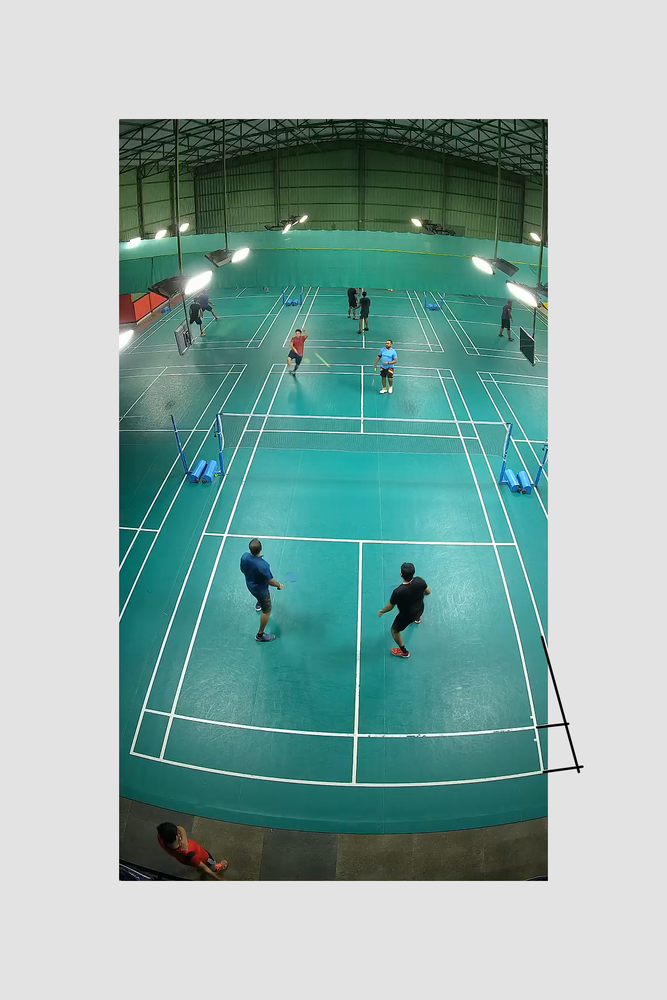
#> input picture ShuttleLocation/frame_1.png, 667 x 1000 px, shrunk from 1120 x 1680 before the run
$ jupyter execute select_points.ipynb   (shell and % lines are left out)
#> lines starting #> are read from the running program, lines starting #| are printed output that depends on the picture
### ShuttleLocation/utils.py
# import libraries
import matplotlib.pyplot as plt
import numpy as np
import cv2
import camera

def display_image_with_points(img, points):
    """
    Displays an image with points superimposed on it.

    :param image: the image
    :type :numpy array
    :param points: the list of points
    :type :list of lists [[x1, y1], [x2, y2], ...]
    """
    # plot the image and the points
    plt.figure(figsize=(20,20))
    N = len(points)
    colors = np.random.rand(N)
    plt.scatter(points[:, 0], points[:, 1], c=colors, s=100)
    plt.imshow(img)
    plt.show()


# function to do the interactive clicking and saving
def interactive_clicking_and_saving(image, image_points):
    """
    Displays an image and allows the user to click on it to save the points.

    :param image: the image
    :type :numpy array
    """
    cv2.namedWindow("image", cv2.WINDOW_NORMAL)
    # define the mouse click event handler
    # [5 lines left out: function click_event, not called in this run]

    # display the image

    cv2.imshow("image", image)
    cv2.setMouseCallback("image", click_event)

    # Wait for the user to close the window
    cv2.waitKey(0)

    cv2.destroyAllWindows()

    # return the points
    return np.array(image_points, dtype=np.float32).reshape(-1, 2)

# [64 lines left out: functions triangulate, visualize_triangulated_points, not called in this run]

### ShuttleLocation/select_points.ipynb
[cell 1]
# import libraries
import cv2
import utils
import numpy as np

# imgpath = 'topdown1.png'
imgpath = 'frame_1.png'
image = cv2.imread(imgpath)
#> image is the input picture: shape (1000, 667, 3); mean B, G, R 173, 177.6, 148

[cell 2]
# Interactive window to collect points from the image
image_points = []
image_points = utils.interactive_clicking_and_saving(image, image_points)
#> image_points = empty array

[cell 3]
utils.display_image_with_points(image, image_points)
#> in display_image_with_points, `N = len(points)`: N = 0
#> in display_image_with_points, `colors = np.random.rand(N)`: colors = empty array
#> in display_image_with_points, `plt.show()`:
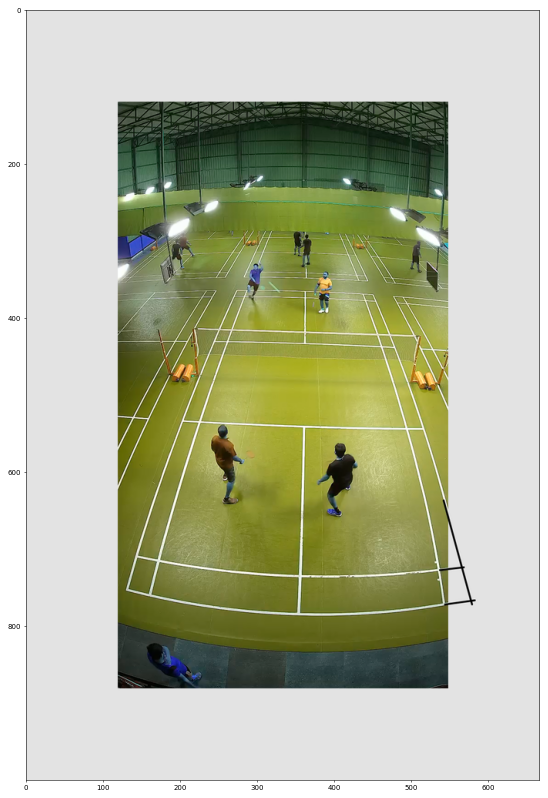
#> figure drawn by matplotlib, 1 panel; B, G, R data is drawn as R, G, B

[cell 4]
# Save the points to a file
np.savetxt(f'{imgpath[:-4]}_image_points.txt', image_points)


$ run again, with ShuttleLocation/frame1.png copied over ShuttleLocation/frame_1.png
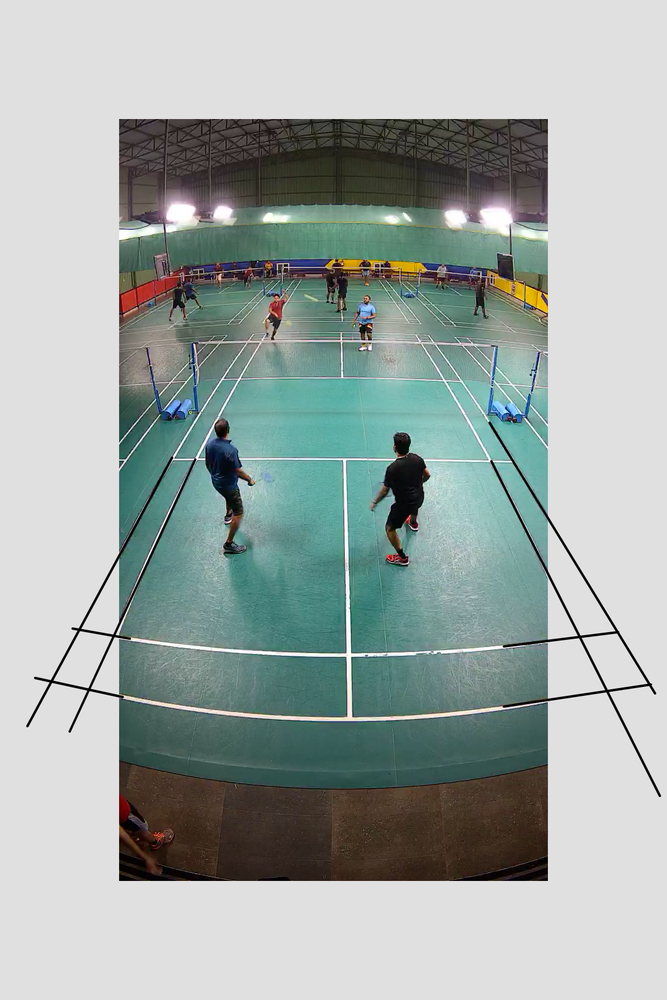
#> input picture ShuttleLocation/frame1.png, 667 x 1000 px, shrunk from 1120 x 1680 before the run
#> image is the input picture: shape (1000, 667, 3); mean B, G, R 166.9, 170.2, 160.1
#> image_points = empty array
#> N = 0
#> colors = empty array
#> in display_image_with_points, `plt.show()`:
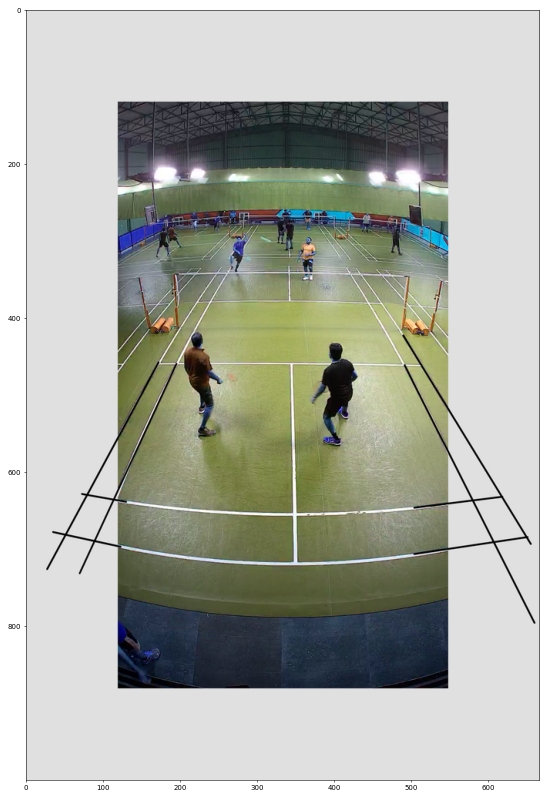
#> figure drawn by matplotlib, 1 panel; B, G, R data is drawn as R, G, B
